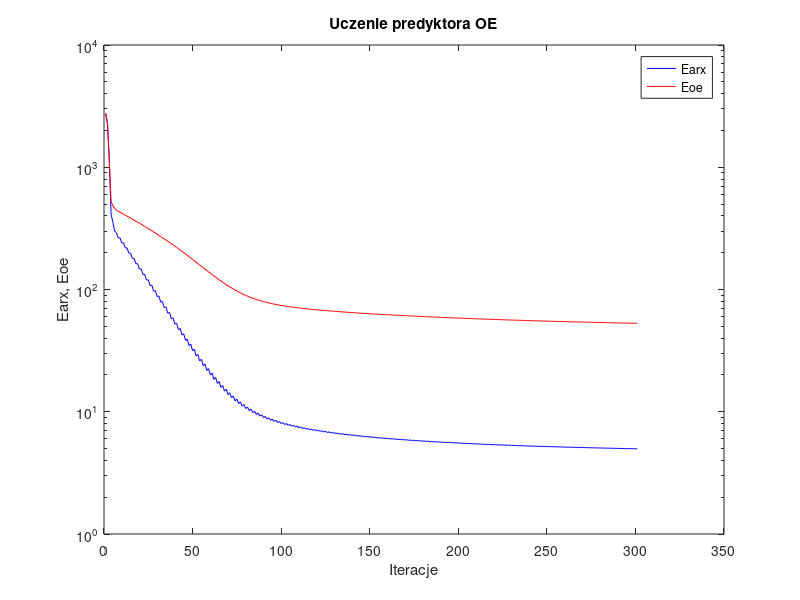
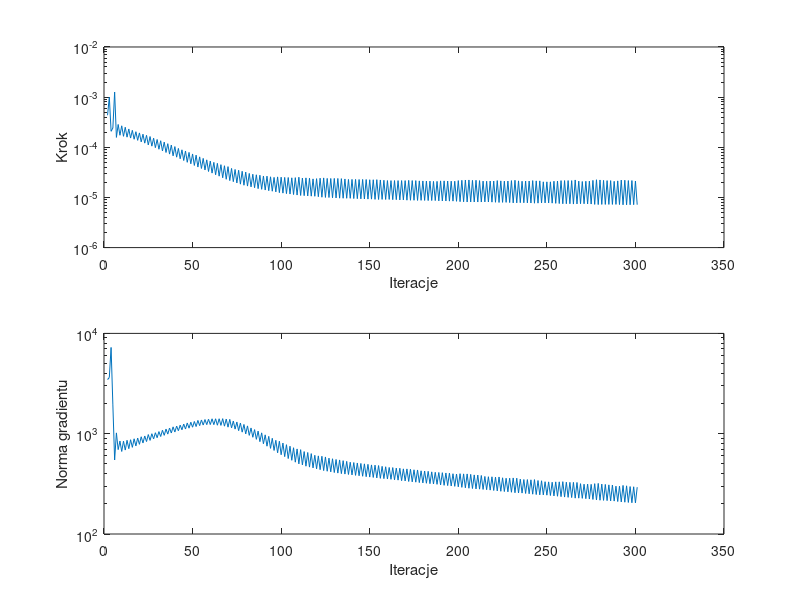

Source code (MATLAB) for these figures, in order:
%uczenie predyktora oe
clear all;
n=0; farx(n+1)=2.725674e+003; foe(n+1)=2.776098e+003; wspucz(n+1)=0.000000e+000; ng(n+1)=0.000000e+000;
n=1; farx(n+1)=2.202878e+003; foe(n+1)=2.323748e+003; krok(n+1)=4.356664e-004; ng(n+1)=3.462246e+003;
n=2; farx(n+1)=1.112827e+003; foe(n+1)=1.138154e+003; krok(n+1)=1.002892e-003; ng(n+1)=3.632168e+003;
n=3; farx(n+1)=4.132643e+002; foe(n+1)=5.238356e+002; krok(n+1)=2.084136e-004; ng(n+1)=7.241651e+003;
n=4; farx(n+1)=3.549370e+002; foe(n+1)=4.852906e+002; krok(n+1)=2.424272e-004; ng(n+1)=1.937008e+003;
n=5; farx(n+1)=3.001670e+002; foe(n+1)=4.627658e+002; krok(n+1)=1.265228e-003; ng(n+1)=5.467636e+002;
n=6; farx(n+1)=2.918844e+002; foe(n+1)=4.437451e+002; krok(n+1)=1.574580e-004; ng(n+1)=1.018921e+003;
n=7; farx(n+1)=2.641596e+002; foe(n+1)=4.357758e+002; krok(n+1)=2.852628e-004; ng(n+1)=6.940415e+002;
n=8; farx(n+1)=2.651905e+002; foe(n+1)=4.283287e+002; krok(n+1)=1.736749e-004; ng(n+1)=8.443292e+002;
n=9; farx(n+1)=2.407173e+002; foe(n+1)=4.206156e+002; krok(n+1)=2.681467e-004; ng(n+1)=6.652761e+002;
n=10; farx(n+1)=2.412170e+002; foe(n+1)=4.132031e+002; krok(n+1)=1.655312e-004; ng(n+1)=8.425305e+002;
n=11; farx(n+1)=2.186264e+002; foe(n+1)=4.055718e+002; krok(n+1)=2.509069e-004; ng(n+1)=6.867643e+002;
n=12; farx(n+1)=2.190044e+002; foe(n+1)=3.982407e+002; krok(n+1)=1.592395e-004; ng(n+1)=8.595250e+002;
n=13; farx(n+1)=1.983466e+002; foe(n+1)=3.907570e+002; krok(n+1)=2.318206e-004; ng(n+1)=7.090126e+002;
n=14; farx(n+1)=1.985967e+002; foe(n+1)=3.835731e+002; krok(n+1)=1.527851e-004; ng(n+1)=8.705177e+002;
n=15; farx(n+1)=1.795854e+002; foe(n+1)=3.762348e+002; krok(n+1)=2.178332e-004; ng(n+1)=7.310089e+002;
n=16; farx(n+1)=1.798677e+002; foe(n+1)=3.691844e+002; krok(n+1)=1.446622e-004; ng(n+1)=8.895818e+002;
n=17; farx(n+1)=1.624670e+002; foe(n+1)=3.619988e+002; krok(n+1)=2.044712e-004; ng(n+1)=7.554684e+002;
n=18; farx(n+1)=1.627750e+002; foe(n+1)=3.551196e+002; krok(n+1)=1.374956e-004; ng(n+1)=9.052137e+002;
n=19; farx(n+1)=1.467146e+002; foe(n+1)=3.481192e+002; krok(n+1)=1.935115e-004; ng(n+1)=7.836854e+002;
n=20; farx(n+1)=1.471691e+002; foe(n+1)=3.413731e+002; krok(n+1)=1.281924e-004; ng(n+1)=9.322135e+002;
n=21; farx(n+1)=1.324922e+002; foe(n+1)=3.345259e+002; krok(n+1)=1.823889e-004; ng(n+1)=8.083550e+002;
n=22; farx(n+1)=1.329965e+002; foe(n+1)=3.279649e+002; krok(n+1)=1.209597e-004; ng(n+1)=9.487383e+002;
n=23; farx(n+1)=1.194277e+002; foe(n+1)=3.212998e+002; krok(n+1)=1.733806e-004; ng(n+1)=8.350907e+002;
n=24; farx(n+1)=1.200869e+002; foe(n+1)=3.148598e+002; krok(n+1)=1.115187e-004; ng(n+1)=9.804949e+002;
n=25; farx(n+1)=1.077019e+002; foe(n+1)=3.083199e+002; krok(n+1)=1.638382e-004; ng(n+1)=8.576162e+002;
n=26; farx(n+1)=1.084146e+002; foe(n+1)=3.020635e+002; krok(n+1)=1.054119e-004; ng(n+1)=9.993792e+002;
n=27; farx(n+1)=9.712141e+001; foe(n+1)=2.957289e+002; krok(n+1)=1.519651e-004; ng(n+1)=8.872856e+002;
n=28; farx(n+1)=9.788096e+001; foe(n+1)=2.896353e+002; krok(n+1)=9.833971e-005; ng(n+1)=1.022663e+003;
n=29; farx(n+1)=8.753868e+001; foe(n+1)=2.834429e+002; krok(n+1)=1.430930e-004; ng(n+1)=9.123401e+002;
n=30; farx(n+1)=8.835527e+001; foe(n+1)=2.774952e+002; krok(n+1)=9.144347e-005; ng(n+1)=1.049576e+003;
n=31; farx(n+1)=7.885129e+001; foe(n+1)=2.714408e+002; krok(n+1)=1.351245e-004; ng(n+1)=9.376704e+002;
n=32; farx(n+1)=7.973833e+001; foe(n+1)=2.656160e+002; krok(n+1)=8.459568e-005; ng(n+1)=1.081838e+003;
n=33; farx(n+1)=7.103507e+001; foe(n+1)=2.596933e+002; krok(n+1)=1.270414e-004; ng(n+1)=9.628351e+002;
n=34; farx(n+1)=7.197124e+001; foe(n+1)=2.540011e+002; krok(n+1)=7.879664e-005; ng(n+1)=1.111506e+003;
n=35; farx(n+1)=6.402966e+001; foe(n+1)=2.482405e+002; krok(n+1)=1.180809e-004; ng(n+1)=9.905873e+002;
n=36; farx(n+1)=6.498369e+001; foe(n+1)=2.426879e+002; krok(n+1)=7.318567e-005; ng(n+1)=1.139051e+003;
n=37; farx(n+1)=5.771027e+001; foe(n+1)=2.370651e+002; krok(n+1)=1.107642e-004; ng(n+1)=1.015644e+003;
n=38; farx(n+1)=5.868356e+001; foe(n+1)=2.316385e+002; krok(n+1)=6.756687e-005; ng(n+1)=1.170373e+003;
n=39; farx(n+1)=5.207891e+001; foe(n+1)=2.261396e+002; krok(n+1)=1.032442e-004; ng(n+1)=1.039148e+003;
n=40; farx(n+1)=5.304443e+001; foe(n+1)=2.208787e+002; krok(n+1)=6.350673e-005; ng(n+1)=1.191127e+003;
n=41; farx(n+1)=4.703824e+001; foe(n+1)=2.155743e+002; krok(n+1)=9.501859e-005; ng(n+1)=1.070135e+003;
n=42; farx(n+1)=4.799128e+001; foe(n+1)=2.104667e+002; krok(n+1)=5.904967e-005; ng(n+1)=1.216787e+003;
n=43; farx(n+1)=4.249932e+001; foe(n+1)=2.053150e+002; krok(n+1)=8.904993e-005; ng(n+1)=1.094152e+003;
n=44; farx(n+1)=4.344328e+001; foe(n+1)=2.003496e+002; krok(n+1)=5.445660e-005; ng(n+1)=1.247439e+003;
n=45; farx(n+1)=3.840806e+001; foe(n+1)=1.953327e+002; krok(n+1)=8.438622e-005; ng(n+1)=1.113042e+003;
n=46; farx(n+1)=3.934900e+001; foe(n+1)=1.905066e+002; krok(n+1)=5.019773e-005; ng(n+1)=1.279646e+003;
n=47; farx(n+1)=3.477227e+001; foe(n+1)=1.856455e+002; krok(n+1)=7.910691e-005; ng(n+1)=1.134913e+003;
n=48; farx(n+1)=3.569036e+001; foe(n+1)=1.809985e+002; krok(n+1)=4.687315e-005; ng(n+1)=1.300632e+003;
n=49; farx(n+1)=3.152794e+001; foe(n+1)=1.763442e+002; krok(n+1)=7.363092e-005; ng(n+1)=1.160515e+003;
n=50; farx(n+1)=3.241655e+001; foe(n+1)=1.718768e+002; krok(n+1)=4.341873e-005; ng(n+1)=1.323504e+003;
n=51; farx(n+1)=2.861312e+001; foe(n+1)=1.674018e+002; krok(n+1)=6.975159e-005; ng(n+1)=1.178852e+003;
n=52; farx(n+1)=2.949124e+001; foe(n+1)=1.631067e+002; krok(n+1)=4.037383e-005; ng(n+1)=1.356743e+003;
n=53; farx(n+1)=2.606271e+001; foe(n+1)=1.588660e+002; krok(n+1)=6.447294e-005; ng(n+1)=1.203116e+003;
n=54; farx(n+1)=2.689494e+001; foe(n+1)=1.547974e+002; krok(n+1)=3.780400e-005; ng(n+1)=1.370314e+003;
n=55; farx(n+1)=2.379815e+001; foe(n+1)=1.507866e+002; krok(n+1)=6.009622e-005; ng(n+1)=1.219904e+003;
n=56; farx(n+1)=2.458904e+001; foe(n+1)=1.469430e+002; krok(n+1)=3.531947e-005; ng(n+1)=1.384077e+003;
n=57; farx(n+1)=2.179392e+001; foe(n+1)=1.431674e+002; krok(n+1)=5.618446e-005; ng(n+1)=1.231012e+003;
n=58; farx(n+1)=2.254073e+001; foe(n+1)=1.395549e+002; krok(n+1)=3.291660e-005; ng(n+1)=1.394182e+003;
n=59; farx(n+1)=2.000884e+001; foe(n+1)=1.360098e+002; krok(n+1)=5.312685e-005; ng(n+1)=1.233741e+003;
n=60; farx(n+1)=2.071938e+001; foe(n+1)=1.326194e+002; krok(n+1)=3.056252e-005; ng(n+1)=1.407696e+003;
n=61; farx(n+1)=1.844066e+001; foe(n+1)=1.293094e+002; krok(n+1)=5.007398e-005; ng(n+1)=1.230597e+003;
n=62; farx(n+1)=1.910081e+001; foe(n+1)=1.261606e+002; krok(n+1)=2.832743e-005; ng(n+1)=1.408584e+003;
n=63; farx(n+1)=1.704748e+001; foe(n+1)=1.230630e+002; krok(n+1)=4.789661e-005; ng(n+1)=1.214748e+003;
n=64; farx(n+1)=1.767326e+001; foe(n+1)=1.201499e+002; krok(n+1)=2.657240e-005; ng(n+1)=1.409453e+003;
n=65; farx(n+1)=1.582018e+001; foe(n+1)=1.173273e+002; krok(n+1)=4.506169e-005; ng(n+1)=1.210257e+003;
n=66; farx(n+1)=1.640905e+001; foe(n+1)=1.146362e+002; krok(n+1)=2.466737e-005; ng(n+1)=1.412739e+003;
n=67; farx(n+1)=1.474885e+001; foe(n+1)=1.120438e+002; krok(n+1)=4.285449e-005; ng(n+1)=1.188968e+003;
n=68; farx(n+1)=1.529263e+001; foe(n+1)=1.095887e+002; krok(n+1)=2.302585e-005; ng(n+1)=1.399191e+003;
n=69; farx(n+1)=1.379879e+001; foe(n+1)=1.072193e+002; krok(n+1)=4.116566e-005; ng(n+1)=1.162015e+003;
n=70; farx(n+1)=1.431164e+001; foe(n+1)=1.049790e+002; krok(n+1)=2.167257e-005; ng(n+1)=1.389539e+003;
n=71; farx(n+1)=1.300020e+001; foe(n+1)=1.028619e+002; krok(n+1)=3.791849e-005; ng(n+1)=1.142557e+003;
n=72; farx(n+1)=1.345735e+001; foe(n+1)=1.008738e+002; krok(n+1)=2.063670e-005; ng(n+1)=1.337677e+003;
n=73; farx(n+1)=1.228606e+001; foe(n+1)=9.896819e+001; krok(n+1)=3.612529e-005; ng(n+1)=1.111274e+003;
n=74; farx(n+1)=1.270438e+001; foe(n+1)=9.718147e+001; krok(n+1)=1.943349e-005; ng(n+1)=1.307635e+003;
n=75; farx(n+1)=1.165494e+001; foe(n+1)=9.546267e+001; krok(n+1)=3.488004e-005; ng(n+1)=1.072412e+003;
n=76; farx(n+1)=1.204185e+001; foe(n+1)=9.385797e+001; krok(n+1)=1.840773e-005; ng(n+1)=1.278345e+003;
n=77; farx(n+1)=1.110744e+001; foe(n+1)=9.232658e+001; krok(n+1)=3.324441e-005; ng(n+1)=1.036333e+003;
n=78; farx(n+1)=1.145962e+001; foe(n+1)=9.089849e+001; krok(n+1)=1.751338e-005; ng(n+1)=1.236840e+003;
n=79; farx(n+1)=1.062476e+001; foe(n+1)=8.953087e+001; krok(n+1)=3.204087e-005; ng(n+1)=9.953472e+002;
n=80; farx(n+1)=1.095030e+001; foe(n+1)=8.825981e+001; krok(n+1)=1.684728e-005; ng(n+1)=1.196205e+003;
n=81; farx(n+1)=1.021068e+001; foe(n+1)=8.706011e+001; krok(n+1)=3.012115e-005; ng(n+1)=9.621448e+002;
n=82; farx(n+1)=1.050408e+001; foe(n+1)=8.594076e+001; krok(n+1)=1.625776e-005; ng(n+1)=1.141140e+003;
n=83; farx(n+1)=9.841702e+000; foe(n+1)=8.487616e+001; krok(n+1)=2.902993e-005; ng(n+1)=9.213450e+002;
n=84; farx(n+1)=1.010988e+001; foe(n+1)=8.388259e+001; krok(n+1)=1.563162e-005; ng(n+1)=1.098692e+003;
n=85; farx(n+1)=9.512724e+000; foe(n+1)=8.293558e+001; krok(n+1)=2.829063e-005; ng(n+1)=8.786151e+002;
n=86; farx(n+1)=9.759112e+000; foe(n+1)=8.204971e+001; krok(n+1)=1.497616e-005; ng(n+1)=1.061206e+003;
n=87; farx(n+1)=9.221303e+000; foe(n+1)=8.120214e+001; krok(n+1)=2.773752e-005; ng(n+1)=8.329166e+002;
n=88; farx(n+1)=9.448597e+000; foe(n+1)=8.041461e+001; krok(n+1)=1.451496e-005; ng(n+1)=1.019840e+003;
n=89; farx(n+1)=8.965111e+000; foe(n+1)=7.966481e+001; krok(n+1)=2.677366e-005; ng(n+1)=7.939897e+002;
n=90; farx(n+1)=9.171875e+000; foe(n+1)=7.896688e+001; krok(n+1)=1.404624e-005; ng(n+1)=9.741170e+002;
n=91; farx(n+1)=8.731031e+000; foe(n+1)=7.829379e+001; krok(n+1)=2.657240e-005; ng(n+1)=7.505747e+002;
n=92; farx(n+1)=8.924736e+000; foe(n+1)=7.766711e+001; krok(n+1)=1.363469e-005; ng(n+1)=9.408407e+002;
n=93; farx(n+1)=8.524997e+000; foe(n+1)=7.707007e+001; krok(n+1)=2.580710e-005; ng(n+1)=7.141863e+002;
n=94; farx(n+1)=8.703990e+000; foe(n+1)=7.651089e+001; krok(n+1)=1.331856e-005; ng(n+1)=9.000420e+002;
n=95; farx(n+1)=8.340952e+000; foe(n+1)=7.597822e+001; krok(n+1)=2.511150e-005; ng(n+1)=6.809443e+002;
n=96; farx(n+1)=8.504082e+000; foe(n+1)=7.547872e+001; krok(n+1)=1.290553e-005; ng(n+1)=8.595703e+002;
n=97; farx(n+1)=8.165216e+000; foe(n+1)=7.499112e+001; krok(n+1)=2.568950e-005; ng(n+1)=6.450470e+002;
n=98; farx(n+1)=8.321555e+000; foe(n+1)=7.453193e+001; krok(n+1)=1.245571e-005; ng(n+1)=8.411954e+002;
n=99; farx(n+1)=8.010832e+000; foe(n+1)=7.409131e+001; krok(n+1)=2.533263e-005; ng(n+1)=6.169381e+002;
n=100; farx(n+1)=8.156278e+000; foe(n+1)=7.367698e+001; krok(n+1)=1.219587e-005; ng(n+1)=8.063456e+002;
n=101; farx(n+1)=7.869018e+000; foe(n+1)=7.327768e+001; krok(n+1)=2.507761e-005; ng(n+1)=5.907815e+002;
n=102; farx(n+1)=8.005399e+000; foe(n+1)=7.290028e+001; krok(n+1)=1.191521e-005; ng(n+1)=7.770415e+002;
n=103; farx(n+1)=7.738516e+000; foe(n+1)=7.253531e+001; krok(n+1)=2.496301e-005; ng(n+1)=5.654395e+002;
n=104; farx(n+1)=7.867369e+000; foe(n+1)=7.218944e+001; krok(n+1)=1.168403e-005; ng(n+1)=7.502749e+002;
n=105; farx(n+1)=7.619492e+000; foe(n+1)=7.185608e+001; krok(n+1)=2.462151e-005; ng(n+1)=5.431579e+002;
n=106; farx(n+1)=7.740072e+000; foe(n+1)=7.153891e+001; krok(n+1)=1.143043e-005; ng(n+1)=7.244694e+002;
n=107; farx(n+1)=7.507186e+000; foe(n+1)=7.122840e+001; krok(n+1)=2.481646e-005; ng(n+1)=5.201184e+002;
n=108; farx(n+1)=7.621656e+000; foe(n+1)=7.093355e+001; krok(n+1)=1.115447e-005; ng(n+1)=7.050264e+002;
n=109; farx(n+1)=7.399760e+000; foe(n+1)=7.064271e+001; krok(n+1)=2.531441e-005; ng(n+1)=5.003282e+002;
n=110; farx(n+1)=7.511622e+000; foe(n+1)=7.036373e+001; krok(n+1)=1.095376e-005; ng(n+1)=6.932841e+002;
n=111; farx(n+1)=7.306369e+000; foe(n+1)=7.009691e+001; krok(n+1)=2.439173e-005; ng(n+1)=4.882148e+002;
n=112; farx(n+1)=7.410156e+000; foe(n+1)=6.984152e+001; krok(n+1)=1.085468e-005; ng(n+1)=6.636297e+002;
n=113; farx(n+1)=7.214937e+000; foe(n+1)=6.959010e+001; krok(n+1)=2.454539e-005; ng(n+1)=4.743582e+002;
n=114; farx(n+1)=7.315506e+000; foe(n+1)=6.934842e+001; krok(n+1)=1.071362e-005; ng(n+1)=6.494643e+002;
n=115; farx(n+1)=7.130469e+000; foe(n+1)=6.911416e+001; krok(n+1)=2.418894e-005; ng(n+1)=4.645715e+002;
n=116; farx(n+1)=7.227250e+000; foe(n+1)=6.888608e+001; krok(n+1)=1.061240e-005; ng(n+1)=6.329914e+002;
n=117; farx(n+1)=7.054315e+000; foe(n+1)=6.866633e+001; krok(n+1)=2.343658e-005; ng(n+1)=4.560208e+002;
n=118; farx(n+1)=7.144903e+000; foe(n+1)=6.845445e+001; krok(n+1)=1.055114e-005; ng(n+1)=6.093248e+002;
n=119; farx(n+1)=6.978222e+000; foe(n+1)=6.824430e+001; krok(n+1)=2.369246e-005; ng(n+1)=4.468357e+002;
n=120; farx(n+1)=7.066406e+000; foe(n+1)=6.804013e+001; krok(n+1)=1.033992e-005; ng(n+1)=6.009184e+002;
n=121; farx(n+1)=6.904545e+000; foe(n+1)=6.783748e+001; krok(n+1)=2.418894e-005; ng(n+1)=4.377672e+002;
n=122; farx(n+1)=6.991029e+000; foe(n+1)=6.763876e+001; krok(n+1)=1.010485e-005; ng(n+1)=5.958194e+002;
n=123; farx(n+1)=6.835179e+000; foe(n+1)=6.744197e+001; krok(n+1)=2.450546e-005; ng(n+1)=4.288265e+002;
n=124; farx(n+1)=6.919623e+000; foe(n+1)=6.725042e+001; krok(n+1)=1.000667e-005; ng(n+1)=5.865222e+002;
n=125; farx(n+1)=6.771794e+000; foe(n+1)=6.706289e+001; krok(n+1)=2.394830e-005; ng(n+1)=4.224526e+002;
n=126; farx(n+1)=6.852463e+000; foe(n+1)=6.688146e+001; krok(n+1)=9.975945e-006; ng(n+1)=5.704013e+002;
n=127; farx(n+1)=6.709700e+000; foe(n+1)=6.670141e+001; krok(n+1)=2.388001e-005; ng(n+1)=4.165940e+002;
n=128; farx(n+1)=6.788183e+000; foe(n+1)=6.652572e+001; krok(n+1)=9.841122e-006; ng(n+1)=5.624695e+002;
n=129; farx(n+1)=6.650627e+000; foe(n+1)=6.635044e+001; krok(n+1)=2.394830e-005; ng(n+1)=4.100277e+002;
n=130; farx(n+1)=6.727033e+000; foe(n+1)=6.618079e+001; krok(n+1)=9.772716e-006; ng(n+1)=5.532962e+002;
n=131; farx(n+1)=6.593592e+000; foe(n+1)=6.601193e+001; krok(n+1)=2.390156e-005; ng(n+1)=4.048534e+002;
n=132; farx(n+1)=6.668501e+000; foe(n+1)=6.584667e+001; krok(n+1)=9.674871e-006; ng(n+1)=5.475021e+002;
n=133; farx(n+1)=6.539940e+000; foe(n+1)=6.568315e+001; krok(n+1)=2.371798e-005; ng(n+1)=3.998921e+002;
n=134; farx(n+1)=6.612862e+000; foe(n+1)=6.552356e+001; krok(n+1)=9.640490e-006; ng(n+1)=5.386277e+002;
n=135; farx(n+1)=6.489005e+000; foe(n+1)=6.536608e+001; krok(n+1)=2.336289e-005; ng(n+1)=3.957412e+002;
n=136; farx(n+1)=6.559990e+000; foe(n+1)=6.521198e+001; krok(n+1)=9.622040e-006; ng(n+1)=5.299089e+002;
n=137; farx(n+1)=6.441099e+000; foe(n+1)=6.506032e+001; krok(n+1)=2.286087e-005; ng(n+1)=3.921315e+002;
n=138; farx(n+1)=6.509606e+000; foe(n+1)=6.491223e+001; krok(n+1)=9.602384e-006; ng(n+1)=5.195206e+002;
n=139; farx(n+1)=6.393625e+000; foe(n+1)=6.476478e+001; krok(n+1)=2.288495e-005; ng(n+1)=3.882873e+002;
n=140; farx(n+1)=6.461017e+000; foe(n+1)=6.461965e+001; krok(n+1)=9.510892e-006; ng(n+1)=5.156691e+002;
n=141; farx(n+1)=6.348188e+000; foe(n+1)=6.447576e+001; krok(n+1)=2.288495e-005; ng(n+1)=3.842561e+002;
n=142; farx(n+1)=6.414316e+000; foe(n+1)=6.433401e+001; krok(n+1)=9.451001e-006; ng(n+1)=5.105942e+002;
n=143; farx(n+1)=6.304632e+000; foe(n+1)=6.419403e+001; krok(n+1)=2.277170e-005; ng(n+1)=3.806533e+002;
n=144; farx(n+1)=6.369242e+000; foe(n+1)=6.405576e+001; krok(n+1)=9.375707e-006; ng(n+1)=5.051067e+002;
n=145; farx(n+1)=6.262378e+000; foe(n+1)=6.391846e+001; krok(n+1)=2.284676e-005; ng(n+1)=3.764856e+002;
n=146; farx(n+1)=6.325772e+000; foe(n+1)=6.378320e+001; krok(n+1)=9.309975e-006; ng(n+1)=5.004916e+002;
n=147; farx(n+1)=6.221886e+000; foe(n+1)=6.364903e+001; krok(n+1)=2.277085e-005; ng(n+1)=3.727507e+002;
n=148; farx(n+1)=6.283987e+000; foe(n+1)=6.351712e+001; krok(n+1)=9.272806e-006; ng(n+1)=4.949011e+002;
n=149; farx(n+1)=6.183213e+000; foe(n+1)=6.338653e+001; krok(n+1)=2.254192e-005; ng(n+1)=3.694593e+002;
n=150; farx(n+1)=6.243869e+000; foe(n+1)=6.325828e+001; krok(n+1)=9.251809e-006; ng(n+1)=4.883745e+002;
n=151; farx(n+1)=6.145100e+000; foe(n+1)=6.313119e+001; krok(n+1)=2.253084e-005; ng(n+1)=3.663002e+002;
n=152; farx(n+1)=6.204826e+000; foe(n+1)=6.300493e+001; krok(n+1)=9.155646e-006; ng(n+1)=4.857623e+002;
n=153; farx(n+1)=6.108520e+000; foe(n+1)=6.287970e+001; krok(n+1)=2.262551e-005; ng(n+1)=3.622170e+002;
n=154; farx(n+1)=6.167133e+000; foe(n+1)=6.275618e+001; krok(n+1)=9.107769e-006; ng(n+1)=4.812253e+002;
n=155; farx(n+1)=6.074187e+000; foe(n+1)=6.263376e+001; krok(n+1)=2.230894e-005; ng(n+1)=3.588377e+002;
n=156; farx(n+1)=6.131178e+000; foe(n+1)=6.251449e+001; krok(n+1)=9.139546e-006; ng(n+1)=4.726822e+002;
n=157; farx(n+1)=6.040499e+000; foe(n+1)=6.239605e+001; krok(n+1)=2.202092e-005; ng(n+1)=3.564077e+002;
n=158; farx(n+1)=6.096443e+000; foe(n+1)=6.227943e+001; krok(n+1)=9.107769e-006; ng(n+1)=4.680248e+002;
n=159; farx(n+1)=6.008656e+000; foe(n+1)=6.216383e+001; krok(n+1)=2.170937e-005; ng(n+1)=3.533714e+002;
n=160; farx(n+1)=6.063170e+000; foe(n+1)=6.205086e+001; krok(n+1)=9.128990e-006; ng(n+1)=4.605491e+002;
n=161; farx(n+1)=5.976687e+000; foe(n+1)=6.193864e+001; krok(n+1)=2.167257e-005; ng(n+1)=3.508723e+002;
n=162; farx(n+1)=6.030555e+000; foe(n+1)=6.182692e+001; krok(n+1)=9.024321e-006; ng(n+1)=4.593313e+002;
n=163; farx(n+1)=5.946408e+000; foe(n+1)=6.171595e+001; krok(n+1)=2.170937e-005; ng(n+1)=3.469410e+002;
n=164; farx(n+1)=5.999226e+000; foe(n+1)=6.160704e+001; krok(n+1)=9.024321e-006; ng(n+1)=4.538739e+002;
n=165; farx(n+1)=5.916344e+000; foe(n+1)=6.149918e+001; krok(n+1)=2.167257e-005; ng(n+1)=3.444379e+002;
n=166; farx(n+1)=5.968427e+000; foe(n+1)=6.139152e+001; krok(n+1)=8.914462e-006; ng(n+1)=4.524813e+002;
n=167; farx(n+1)=5.888014e+000; foe(n+1)=6.128441e+001; krok(n+1)=2.170937e-005; ng(n+1)=3.403095e+002;
n=168; farx(n+1)=5.938958e+000; foe(n+1)=6.117983e+001; krok(n+1)=8.938206e-006; ng(n+1)=4.460404e+002;
n=169; farx(n+1)=5.859496e+000; foe(n+1)=6.107603e+001; krok(n+1)=2.167257e-005; ng(n+1)=3.381144e+002;
n=170; farx(n+1)=5.909883e+000; foe(n+1)=6.097230e+001; krok(n+1)=8.818566e-006; ng(n+1)=4.456497e+002;
n=171; farx(n+1)=5.832158e+000; foe(n+1)=6.086905e+001; krok(n+1)=2.190777e-005; ng(n+1)=3.340058e+002;
n=172; farx(n+1)=5.881758e+000; foe(n+1)=6.076729e+001; krok(n+1)=8.786087e-006; ng(n+1)=4.420775e+002;
n=173; farx(n+1)=5.806052e+000; foe(n+1)=6.066632e+001; krok(n+1)=2.170937e-005; ng(n+1)=3.311823e+002;
n=174; farx(n+1)=5.854636e+000; foe(n+1)=6.056714e+001; krok(n+1)=8.786087e-006; ng(n+1)=4.366959e+002;
n=175; farx(n+1)=5.780112e+000; foe(n+1)=6.046875e+001; krok(n+1)=2.167257e-005; ng(n+1)=3.286810e+002;
n=176; farx(n+1)=5.828117e+000; foe(n+1)=6.037085e+001; krok(n+1)=8.718949e-006; ng(n+1)=4.349017e+002;
n=177; farx(n+1)=5.756131e+000; foe(n+1)=6.027398e+001; krok(n+1)=2.139878e-005; ng(n+1)=3.254809e+002;
n=178; farx(n+1)=5.802706e+000; foe(n+1)=6.017955e+001; krok(n+1)=8.756691e-006; ng(n+1)=4.267385e+002;
n=179; farx(n+1)=5.731858e+000; foe(n+1)=6.008522e+001; krok(n+1)=2.132008e-005; ng(n+1)=3.231527e+002;
n=180; farx(n+1)=5.777984e+000; foe(n+1)=5.999209e+001; krok(n+1)=8.718949e-006; ng(n+1)=4.247378e+002;
n=181; farx(n+1)=5.708479e+000; foe(n+1)=5.989993e+001; krok(n+1)=2.122479e-005; ng(n+1)=3.206291e+002;
n=182; farx(n+1)=5.753829e+000; foe(n+1)=5.980844e+001; krok(n+1)=8.667355e-006; ng(n+1)=4.216505e+002;
n=183; farx(n+1)=5.686111e+000; foe(n+1)=5.971757e+001; krok(n+1)=2.114892e-005; ng(n+1)=3.174943e+002;
n=184; farx(n+1)=5.730590e+000; foe(n+1)=5.962840e+001; krok(n+1)=8.682944e-006; ng(n+1)=4.164463e+002;
n=185; farx(n+1)=5.664346e+000; foe(n+1)=5.954003e+001; krok(n+1)=2.088415e-005; ng(n+1)=3.153922e+002;
n=186; farx(n+1)=5.708004e+000; foe(n+1)=5.945281e+001; krok(n+1)=8.667355e-006; ng(n+1)=4.122268e+002;
n=187; farx(n+1)=5.642712e+000; foe(n+1)=5.936623e+001; krok(n+1)=2.092147e-005; ng(n+1)=3.128171e+002;
n=188; farx(n+1)=5.685565e+000; foe(n+1)=5.928009e+001; krok(n+1)=8.546025e-006; ng(n+1)=4.106407e+002;
n=189; farx(n+1)=5.621406e+000; foe(n+1)=5.919302e+001; krok(n+1)=2.139878e-005; ng(n+1)=3.084818e+002;
n=190; farx(n+1)=5.663779e+000; foe(n+1)=5.910805e+001; krok(n+1)=8.500298e-006; ng(n+1)=4.086760e+002;
n=191; farx(n+1)=5.600766e+000; foe(n+1)=5.902256e+001; krok(n+1)=2.139878e-005; ng(n+1)=3.057913e+002;
n=192; farx(n+1)=5.642747e+000; foe(n+1)=5.893899e+001; krok(n+1)=8.501198e-006; ng(n+1)=4.059712e+002;
n=193; farx(n+1)=5.580613e+000; foe(n+1)=5.885615e+001; krok(n+1)=2.122479e-005; ng(n+1)=3.040018e+002;
n=194; farx(n+1)=5.622102e+000; foe(n+1)=5.877365e+001; krok(n+1)=8.445281e-006; ng(n+1)=4.042064e+002;
n=195; farx(n+1)=5.561573e+000; foe(n+1)=5.869202e+001; krok(n+1)=2.110229e-005; ng(n+1)=3.011384e+002;
n=196; farx(n+1)=5.602122e+000; foe(n+1)=5.861170e+001; krok(n+1)=8.445859e-006; ng(n+1)=3.988858e+002;
n=197; farx(n+1)=5.542649e+000; foe(n+1)=5.853169e+001; krok(n+1)=2.105595e-005; ng(n+1)=2.986867e+002;
n=198; farx(n+1)=5.582465e+000; foe(n+1)=5.845271e+001; krok(n+1)=8.379583e-006; ng(n+1)=3.961752e+002;
n=199; farx(n+1)=5.523000e+000; foe(n+1)=5.837317e+001; krok(n+1)=2.167257e-005; ng(n+1)=2.953690e+002;
n=200; farx(n+1)=5.562928e+000; foe(n+1)=5.829363e+001; krok(n+1)=8.245594e-006; ng(n+1)=3.994062e+002;
n=201; farx(n+1)=5.504422e+000; foe(n+1)=5.821433e+001; krok(n+1)=2.198334e-005; ng(n+1)=2.919074e+002;
n=202; farx(n+1)=5.543803e+000; foe(n+1)=5.813587e+001; krok(n+1)=8.186754e-006; ng(n+1)=3.975740e+002;
n=203; farx(n+1)=5.485976e+000; foe(n+1)=5.805740e+001; krok(n+1)=2.226248e-005; ng(n+1)=2.889070e+002;
n=204; farx(n+1)=5.524997e+000; foe(n+1)=5.797957e+001; krok(n+1)=8.114575e-006; ng(n+1)=3.972032e+002;
n=205; farx(n+1)=5.468439e+000; foe(n+1)=5.790185e+001; krok(n+1)=2.230894e-005; ng(n+1)=2.858890e+002;
n=206; farx(n+1)=5.506896e+000; foe(n+1)=5.782574e+001; krok(n+1)=8.128882e-006; ng(n+1)=3.931078e+002;
n=207; farx(n+1)=5.451637e+000; foe(n+1)=5.775047e+001; krok(n+1)=2.190777e-005; ng(n+1)=2.841350e+002;
n=208; farx(n+1)=5.489256e+000; foe(n+1)=5.767624e+001; krok(n+1)=8.114575e-006; ng(n+1)=3.882867e+002;
n=209; farx(n+1)=5.434749e+000; foe(n+1)=5.760216e+001; krok(n+1)=2.201687e-005; ng(n+1)=2.815583e+002;
n=210; farx(n+1)=5.472174e+000; foe(n+1)=5.752880e+001; krok(n+1)=8.106422e-006; ng(n+1)=3.869710e+002;
n=211; farx(n+1)=5.418759e+000; foe(n+1)=5.745703e+001; krok(n+1)=2.167257e-005; ng(n+1)=2.800596e+002;
n=212; farx(n+1)=5.455584e+000; foe(n+1)=5.738524e+001; krok(n+1)=8.106422e-006; ng(n+1)=3.830636e+002;
n=213; farx(n+1)=5.403955e+000; foe(n+1)=5.731519e+001; krok(n+1)=2.114892e-005; ng(n+1)=2.782057e+002;
n=214; farx(n+1)=5.439632e+000; foe(n+1)=5.724617e+001; krok(n+1)=8.153596e-006; ng(n+1)=3.747008e+002;
n=215; farx(n+1)=5.388813e+000; foe(n+1)=5.717779e+001; krok(n+1)=2.102242e-005; ng(n+1)=2.764260e+002;
n=216; farx(n+1)=5.423969e+000; foe(n+1)=5.710986e+001; krok(n+1)=8.112714e-006; ng(n+1)=3.723234e+002;
n=217; farx(n+1)=5.373699e+000; foe(n+1)=5.704232e+001; krok(n+1)=2.122479e-005; ng(n+1)=2.739571e+002;
n=218; farx(n+1)=5.408601e+000; foe(n+1)=5.697496e+001; krok(n+1)=8.059117e-006; ng(n+1)=3.718263e+002;
n=219; farx(n+1)=5.359230e+000; foe(n+1)=5.690838e+001; krok(n+1)=2.122479e-005; ng(n+1)=2.716831e+002;
n=220; farx(n+1)=5.393492e+000; foe(n+1)=5.684222e+001; krok(n+1)=8.010217e-006; ng(n+1)=3.689100e+002;
n=221; farx(n+1)=5.344375e+000; foe(n+1)=5.677605e+001; krok(n+1)=2.167257e-005; ng(n+1)=2.689445e+002;
n=222; farx(n+1)=5.378621e+000; foe(n+1)=5.670989e+001; krok(n+1)=7.938342e-006; ng(n+1)=3.704137e+002;
n=223; farx(n+1)=5.330981e+000; foe(n+1)=5.664463e+001; krok(n+1)=2.139878e-005; ng(n+1)=2.666652e+002;
n=224; farx(n+1)=5.364321e+000; foe(n+1)=5.658074e+001; krok(n+1)=7.975059e-006; ng(n+1)=3.634343e+002;
n=225; farx(n+1)=5.317623e+000; foe(n+1)=5.651708e+001; krok(n+1)=2.114892e-005; ng(n+1)=2.650703e+002;
n=226; farx(n+1)=5.350411e+000; foe(n+1)=5.645456e+001; krok(n+1)=7.975059e-006; ng(n+1)=3.596914e+002;
n=227; farx(n+1)=5.304080e+000; foe(n+1)=5.639226e+001; krok(n+1)=2.122479e-005; ng(n+1)=2.633172e+002;
n=228; farx(n+1)=5.336630e+000; foe(n+1)=5.633010e+001; krok(n+1)=7.902593e-006; ng(n+1)=3.599575e+002;
n=229; farx(n+1)=5.290468e+000; foe(n+1)=5.626823e+001; krok(n+1)=2.167257e-005; ng(n+1)=2.608207e+002;
n=230; farx(n+1)=5.322878e+000; foe(n+1)=5.620597e+001; krok(n+1)=7.792977e-006; ng(n+1)=3.621583e+002;
n=231; farx(n+1)=5.277489e+000; foe(n+1)=5.614386e+001; krok(n+1)=2.202092e-005; ng(n+1)=2.578765e+002;
n=232; farx(n+1)=5.309613e+000; foe(n+1)=5.608256e+001; krok(n+1)=7.794783e-006; ng(n+1)=3.600679e+002;
n=233; farx(n+1)=5.265665e+000; foe(n+1)=5.602226e+001; krok(n+1)=2.139878e-005; ng(n+1)=2.566310e+002;
n=234; farx(n+1)=5.296937e+000; foe(n+1)=5.596330e+001; krok(n+1)=7.864914e-006; ng(n+1)=3.521265e+002;
n=235; farx(n+1)=5.253703e+000; foe(n+1)=5.590507e+001; krok(n+1)=2.102242e-005; ng(n+1)=2.557527e+002;
n=236; farx(n+1)=5.284443e+000; foe(n+1)=5.584720e+001; krok(n+1)=7.835092e-006; ng(n+1)=3.492485e+002;
n=237; farx(n+1)=5.241660e+000; foe(n+1)=5.578957e+001; krok(n+1)=2.122479e-005; ng(n+1)=2.536417e+002;
n=238; farx(n+1)=5.272195e+000; foe(n+1)=5.573219e+001; krok(n+1)=7.794783e-006; ng(n+1)=3.488289e+002;
n=239; farx(n+1)=5.230047e+000; foe(n+1)=5.567546e+001; krok(n+1)=2.122479e-005; ng(n+1)=2.518255e+002;
n=240; farx(n+1)=5.260108e+000; foe(n+1)=5.561894e+001; krok(n+1)=7.745883e-006; ng(n+1)=3.468413e+002;
n=241; farx(n+1)=5.218130e+000; foe(n+1)=5.556249e+001; krok(n+1)=2.167257e-005; ng(n+1)=2.494837e+002;
n=242; farx(n+1)=5.248173e+000; foe(n+1)=5.550593e+001; krok(n+1)=7.675753e-006; ng(n+1)=3.487055e+002;
n=243; farx(n+1)=5.207493e+000; foe(n+1)=5.545007e+001; krok(n+1)=2.139878e-005; ng(n+1)=2.474240e+002;
n=244; farx(n+1)=5.236631e+000; foe(n+1)=5.539555e+001; krok(n+1)=7.698578e-006; ng(n+1)=3.414617e+002;
n=245; farx(n+1)=5.196546e+000; foe(n+1)=5.534056e+001; krok(n+1)=2.139878e-005; ng(n+1)=2.456577e+002;
n=246; farx(n+1)=5.225615e+000; foe(n+1)=5.528685e+001; krok(n+1)=7.746296e-006; ng(n+1)=3.395078e+002;
n=247; farx(n+1)=5.186694e+000; foe(n+1)=5.523441e+001; krok(n+1)=2.047978e-005; ng(n+1)=2.454839e+002;
n=248; farx(n+1)=5.214871e+000; foe(n+1)=5.518271e+001; krok(n+1)=7.784140e-006; ng(n+1)=3.321728e+002;
n=249; farx(n+1)=5.176414e+000; foe(n+1)=5.513118e+001; krok(n+1)=2.047517e-005; ng(n+1)=2.439240e+002;
n=250; farx(n+1)=5.204286e+000; foe(n+1)=5.508010e+001; krok(n+1)=7.745883e-006; ng(n+1)=3.308865e+002;
n=251; farx(n+1)=5.166486e+000; foe(n+1)=5.502913e+001; krok(n+1)=2.047978e-005; ng(n+1)=2.420393e+002;
n=252; farx(n+1)=5.193820e+000; foe(n+1)=5.497898e+001; krok(n+1)=7.698578e-006; ng(n+1)=3.281963e+002;
n=253; farx(n+1)=5.156016e+000; foe(n+1)=5.492802e+001; krok(n+1)=2.105761e-005; ng(n+1)=2.396633e+002;
n=254; farx(n+1)=5.183496e+000; foe(n+1)=5.487756e+001; krok(n+1)=7.626235e-006; ng(n+1)=3.310079e+002;
n=255; farx(n+1)=5.145992e+000; foe(n+1)=5.482728e+001; krok(n+1)=2.122479e-005; ng(n+1)=2.379098e+002;
n=256; farx(n+1)=5.173242e+000; foe(n+1)=5.477714e+001; krok(n+1)=7.559984e-006; ng(n+1)=3.311006e+002;
n=257; farx(n+1)=5.135906e+000; foe(n+1)=5.472698e+001; krok(n+1)=2.167257e-005; ng(n+1)=2.356752e+002;
n=258; farx(n+1)=5.163072e+000; foe(n+1)=5.467684e+001; krok(n+1)=7.486185e-006; ng(n+1)=3.325437e+002;
n=259; farx(n+1)=5.126534e+000; foe(n+1)=5.462687e+001; krok(n+1)=2.170937e-005; ng(n+1)=2.335146e+002;
n=260; farx(n+1)=5.153199e+000; foe(n+1)=5.457791e+001; krok(n+1)=7.488082e-006; ng(n+1)=3.285796e+002;
n=261; farx(n+1)=5.117097e+000; foe(n+1)=5.452881e+001; krok(n+1)=2.170937e-005; ng(n+1)=2.319794e+002;
n=262; farx(n+1)=5.143583e+000; foe(n+1)=5.448044e+001; krok(n+1)=7.482921e-006; ng(n+1)=3.272892e+002;
n=263; farx(n+1)=5.107733e+000; foe(n+1)=5.443257e+001; krok(n+1)=2.167257e-005; ng(n+1)=2.308054e+002;
n=264; farx(n+1)=5.133850e+000; foe(n+1)=5.438450e+001; krok(n+1)=7.381362e-006; ng(n+1)=3.273221e+002;
n=265; farx(n+1)=5.098466e+000; foe(n+1)=5.433571e+001; krok(n+1)=2.230894e-005; ng(n+1)=2.277849e+002;
n=266; farx(n+1)=5.124638e+000; foe(n+1)=5.428812e+001; krok(n+1)=7.425417e-006; ng(n+1)=3.264150e+002;
n=267; farx(n+1)=5.090442e+000; foe(n+1)=5.424188e+001; krok(n+1)=2.114892e-005; ng(n+1)=2.277596e+002;
n=268; farx(n+1)=5.115749e+000; foe(n+1)=5.419643e+001; krok(n+1)=7.493898e-006; ng(n+1)=3.176158e+002;
n=269; farx(n+1)=5.082226e+000; foe(n+1)=5.415141e+001; krok(n+1)=2.078166e-005; ng(n+1)=2.267361e+002;
n=270; farx(n+1)=5.107011e+000; foe(n+1)=5.410705e+001; krok(n+1)=7.488082e-006; ng(n+1)=3.136209e+002;
n=271; farx(n+1)=5.073639e+000; foe(n+1)=5.406250e+001; krok(n+1)=2.103720e-005; ng(n+1)=2.250459e+002;
n=272; farx(n+1)=5.098337e+000; foe(n+1)=5.401823e+001; krok(n+1)=7.426417e-006; ng(n+1)=3.145627e+002;
n=273; farx(n+1)=5.065459e+000; foe(n+1)=5.397394e+001; krok(n+1)=2.114892e-005; ng(n+1)=2.231658e+002;
n=274; farx(n+1)=5.089755e+000; foe(n+1)=5.393035e+001; krok(n+1)=7.381362e-006; ng(n+1)=3.125334e+002;
n=275; farx(n+1)=5.056592e+000; foe(n+1)=5.388604e+001; krok(n+1)=2.190752e-005; ng(n+1)=2.210529e+002;
n=276; farx(n+1)=5.081110e+000; foe(n+1)=5.384166e+001; krok(n+1)=7.265431e-006; ng(n+1)=3.175905e+002;
n=277; farx(n+1)=5.048023e+000; foe(n+1)=5.379710e+001; krok(n+1)=2.253084e-005; ng(n+1)=2.187440e+002;
n=278; farx(n+1)=5.072581e+000; foe(n+1)=5.375258e+001; krok(n+1)=7.211524e-006; ng(n+1)=3.194851e+002;
n=279; farx(n+1)=5.040304e+000; foe(n+1)=5.370854e+001; krok(n+1)=2.230894e-005; ng(n+1)=2.171134e+002;
n=280; farx(n+1)=5.064420e+000; foe(n+1)=5.366535e+001; krok(n+1)=7.258975e-006; ng(n+1)=3.143671e+002;
n=281; farx(n+1)=5.032578e+000; foe(n+1)=5.362288e+001; krok(n+1)=2.190752e-005; ng(n+1)=2.164259e+002;
n=282; farx(n+1)=5.056422e+000; foe(n+1)=5.358040e+001; krok(n+1)=7.258975e-006; ng(n+1)=3.120778e+002;
n=283; farx(n+1)=5.025127e+000; foe(n+1)=5.353883e+001; krok(n+1)=2.167257e-005; ng(n+1)=2.152298e+002;
n=284; farx(n+1)=5.048600e+000; foe(n+1)=5.349723e+001; krok(n+1)=7.258975e-006; ng(n+1)=3.089300e+002;
n=285; farx(n+1)=5.017630e+000; foe(n+1)=5.345636e+001; krok(n+1)=2.167257e-005; ng(n+1)=2.138818e+002;
n=286; farx(n+1)=5.040979e+000; foe(n+1)=5.341520e+001; krok(n+1)=7.258975e-006; ng(n+1)=3.078523e+002;
n=287; farx(n+1)=5.011042e+000; foe(n+1)=5.337538e+001; krok(n+1)=2.097007e-005; ng(n+1)=2.129218e+002;
n=288; farx(n+1)=5.033462e+000; foe(n+1)=5.333602e+001; krok(n+1)=7.265431e-006; ng(n+1)=2.998213e+002;
n=289; farx(n+1)=5.003765e+000; foe(n+1)=5.329601e+001; krok(n+1)=2.139878e-005; ng(n+1)=2.108025e+002;
n=290; farx(n+1)=5.026003e+000; foe(n+1)=5.325686e+001; krok(n+1)=7.204914e-006; ng(n+1)=2.998913e+002;
n=291; farx(n+1)=4.996003e+000; foe(n+1)=5.321678e+001; krok(n+1)=2.219138e-005; ng(n+1)=2.088340e+002;
n=292; farx(n+1)=5.018602e+000; foe(n+1)=5.317684e+001; krok(n+1)=7.133044e-006; ng(n+1)=3.049711e+002;
n=293; farx(n+1)=4.989084e+000; foe(n+1)=5.313740e+001; krok(n+1)=2.206044e-005; ng(n+1)=2.075039e+002;
n=294; farx(n+1)=5.011371e+000; foe(n+1)=5.309823e+001; krok(n+1)=7.133044e-006; ng(n+1)=3.022177e+002;
n=295; farx(n+1)=4.982562e+000; foe(n+1)=5.305949e+001; krok(n+1)=2.170937e-005; ng(n+1)=2.062579e+002;
n=296; farx(n+1)=5.004318e+000; foe(n+1)=5.302150e+001; krok(n+1)=7.147272e-006; ng(n+1)=2.971763e+002;
n=297; farx(n+1)=4.975851e+000; foe(n+1)=5.298330e+001; krok(n+1)=2.170937e-005; ng(n+1)=2.048978e+002;
n=298; farx(n+1)=4.997520e+000; foe(n+1)=5.294580e+001; krok(n+1)=7.172631e-006; ng(n+1)=2.956655e+002;
n=299; farx(n+1)=4.969465e+000; foe(n+1)=5.290898e+001; krok(n+1)=2.122479e-005; ng(n+1)=2.044514e+002;
n=300; farx(n+1)=4.990818e+000; foe(n+1)=5.287221e+001; krok(n+1)=7.172631e-006; ng(n+1)=2.928675e+002;

figure; semilogy(farx,'b'); hold on; semilogy(foe,'r'); xlabel('Iteracje'); ylabel('Earx, Eoe'); legend('Earx','Eoe'); title('Uczenie predyktora OE');
figure; subplot(2,1,1); semilogy(krok); xlabel('Iteracje'); ylabel('Krok');
subplot(2,1,2); semilogy(ng); xlabel('Iteracje'); ylabel('Norma gradientu');
Earx=farx(n+1)
Eoe=foe(n+1)
